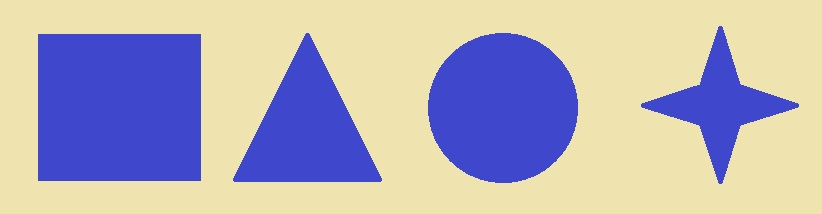
#> input picture sc-2015-master/p1_primeri/primer1/primer1_train.jpg, 822 x 214 px
$ jupyter execute --allow-errors geometrija.ipynb   (shell and % lines are left out)   (Python 2 division)   (older library calls are emulated)
#> lines starting #> are read from the running program, lines starting #| are printed output that depends on the picture; after the words box and inside, x2 and y2 are one past the last pixel; in counts of white or black regions, pixels touching at a corner belong together
[cell 1]
#import potrebnih biblioteka
import cv2
import collections
import numpy as np
import scipy as sc
import matplotlib.pyplot as plt
from scipy.spatial import distance

# k-means
from sklearn.cluster import KMeans

# keras
from keras.models import Sequential
from keras.layers.core import Dense,Activation
from keras.optimizers import SGD

import matplotlib.pylab as pylab
pylab.rcParams['figure.figsize'] = 16, 12 # za prikaz većih slika i plotova, zakomentarisati ako nije potrebno

[cell 2]
def load_image(path):
#> called with path = 'primer1_train.jpg'
    return cv2.cvtColor(cv2.imread(path), cv2.COLOR_BGR2RGB)
def image_gray(image):
    return cv2.cvtColor(image, cv2.COLOR_RGB2GRAY)
#> returned value: shape (214, 822)
def image_bin(image_gs):
    ret,image_bin = cv2.threshold(image_gs, 127, 255, cv2.THRESH_BINARY)
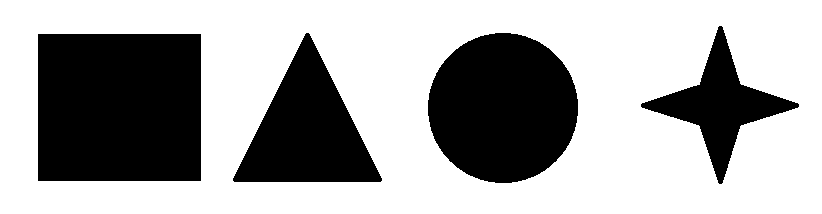
#> image_bin: shape (214, 822); 65.9% white; 4 black regions, box (x1, y1, x2, y2) and area: (38, 34, 201, 181) 23961, (428, 33, 578, 183) 17654, (233, 33, 382, 182) 11541, (641, 26, 799, 184) 6909
    return image_bin
def image_bin_adaptive(image_gs):
    image_bin = cv2.adaptiveThreshold(image_gs, 120, cv2.ADAPTIVE_THRESH_GAUSSIAN_C, cv2.THRESH_BINARY, 35, 10)
    return image_bin
def invert(image):
    return 255-image
def display_image(image, color= False):
    if color:
        plt.imshow(image)
    else:
        plt.imshow(image, 'gray')
def dilate(image):
    kernel = np.ones((3,3)) # strukturni element 3x3 blok
#> kernel = [[1, 1, 1], [1, 1, 1], [1, 1, 1]]
    return cv2.dilate(image, kernel, iterations=1)
#> returned value: shape (214, 822); 67.2% white; 4 black regions, box (x1, y1, x2, y2) and area: (39, 35, 200, 180) 23345, (429, 34, 577, 182) 17058, (234, 34, 381, 181) 10949, (642, 27, 798, 183) 6281
def erode(image):
    kernel = np.ones((3,3)) # strukturni element 3x3 blok
#> kernel = [[1, 1, 1], [1, 1, 1], [1, 1, 1]]
#> in invert, `return 255-image`: returned value: shape (214, 822); 34.1% white; 4 white regions
    return cv2.erode(image, kernel, iterations=1)

#Funkcionalnost implementirana u V2
def resize_region(region):
    resized = cv2.resize(region,(28,28), interpolation = cv2.INTER_NEAREST)
    return resized
def scale_to_range(image):
    return image / 255
def matrix_to_vector(image):
    return image.flatten()
def prepare_for_ann(regions):
    ready_for_ann = []
    for region in regions:
        ready_for_ann.append(matrix_to_vector(scale_to_range(region)))
    return ready_for_ann
def convert_output(outputs):
    return np.eye(len(outputs))
def winner(output):
    return max(enumerate(output), key=lambda x: x[1])[0]

[cell 3]
def select_roi(image_orig, image_bin):
    '''Oznaciti regione od interesa na originalnoj slici. (ROI = regions of interest)
        Za svaki region napraviti posebnu sliku dimenzija 28 x 28.
        Za označavanje regiona koristiti metodu cv2.boundingRect(contour).
        Kao povratnu vrednost vratiti originalnu sliku na kojoj su obeleženi regioni
        i niz slika koje predstavljaju regione sortirane po rastućoj vrednosti x ose
    '''
    img, contours, hierarchy = cv2.findContours(image_bin.copy(), cv2.RETR_EXTERNAL, cv2.CHAIN_APPROX_SIMPLE)
#> contours = 4 contours; box (x1, y1, x2, y2) and area: (38, 34, 201, 181) 23652, (428, 33, 578, 183) 17442, (233, 33, 382, 182) 11318, (641, 26, 799, 184) 6672
    regions = []
    props = []
    sizes = []
    for contour in contours:
        x,y,w,h = cv2.boundingRect(contour)
        region = image_bin[y:y+h+1,x:x+w+1];
        props.append((x, w*h, resize_region(region)))
        cv2.rectangle(image_orig,(x,y),(x+w,y+h),(0,255,0),2)
        cv2.drawContours(image_orig, contours, -1, (255,0,0), 1)
#> this loop made 4 passes
#> (x, y, w, h) on passes 2 to 4: (428, 33, 150, 150), (233, 33, 149, 149), (641, 26, 158, 158)
#> (contour, x, y, w, h) on pass 1: ([[38, 34], [38, 180], [200, 180], [200, 34]], 38, 34, 163, 147)
#> pass 1, in select_roi, `region = image_bin[y:y+h+1,x:x+w+1];`:
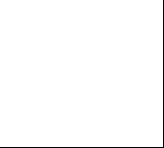
#> region: shape (148, 164); 98.7% white; black in thin lines or dots
#> after the loop:
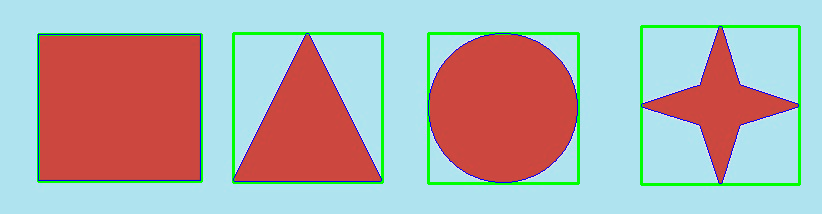
#> image_orig: shape (214, 822, 3); mean of channels 0, 1, 2 172.6, 174.3, 176.5; drawn as B, G, R
#> after the loop:
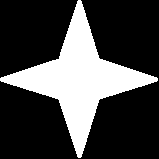
#> region: shape (159, 159); 27.3% white; 1 white region, box (x1, y1, x2, y2) and area: (0, 0, 158, 158) 6909
#> after the loop, props = 4 items
    props = sorted(props)

    #print [(y,x) for y,x,w,h,region in props]
    sizes = [size for x,size,region in props] #vraca povrsinu konture
#> sizes = [23961, 22201, 22500, 24964]
    regions = [region for x,size,region in props] #vraca region koji obuhvata kontura
#> regions = 4 items

    return image_orig, regions, sizes

[cell 4]
img = load_image('primer1_train.jpg')
img_inv = invert(erode(dilate(image_bin(image_gray(img)))))
display_image(img_inv)

[cell 5]
selected_reg,geometry,distances=select_roi(img.copy(), img_inv)
#> geometry = 4 items; distances = [23961, 22201, 22500, 24964]
display_image(selected_reg)
print len(geometry)
#| 4

[cell 6]
def create_ann(output):
    '''
    Implementirati veštačku neuronsku mrežu sa 28x28 ulaznih neurona i jednim skrivenim slojem od 128 neurona.
    Odrediti broj izlaznih neurona. Aktivaciona funkcija je sigmoid.
    '''
    ann = Sequential()
    # Postaviti slojeve neurona mreže 'ann'
    ann.add(Dense(128, input_dim=784, activation='sigmoid'))
    ann.add(Dense(output, activation='sigmoid'))
    return ann

# [12 lines left out: function train_ann, not called in this run]

[cell 7]
alfabet = ['quadric','triangle', 'circle' ,'star']
distances = np.array(distances).reshape(len(distances), 1)
k_means_test = KMeans(n_clusters=2, max_iter=2000, tol=0.00001, n_init=10)
k_means_test.fit(distances)
inputs = prepare_for_ann(geometry)
#> the loop in prepare_for_ann, `for region in regions:` made 4 passes
#> after the loop in prepare_for_ann, `for region in regions:`: ready_for_ann = 4 items
#> inputs = 4 items
outputs = convert_output(alfabet)
#> (the rest of this cell did not finish here and is left out)

ann = train_ann(ann, inputs, outputs)

[cell 8]
# [30 lines left out: function display_result, not called in this run]

[cell 9]
img_test = load_image('primer1_test.jpg')
#> call 2 of load_image, with path = 'primer1_test.jpg'
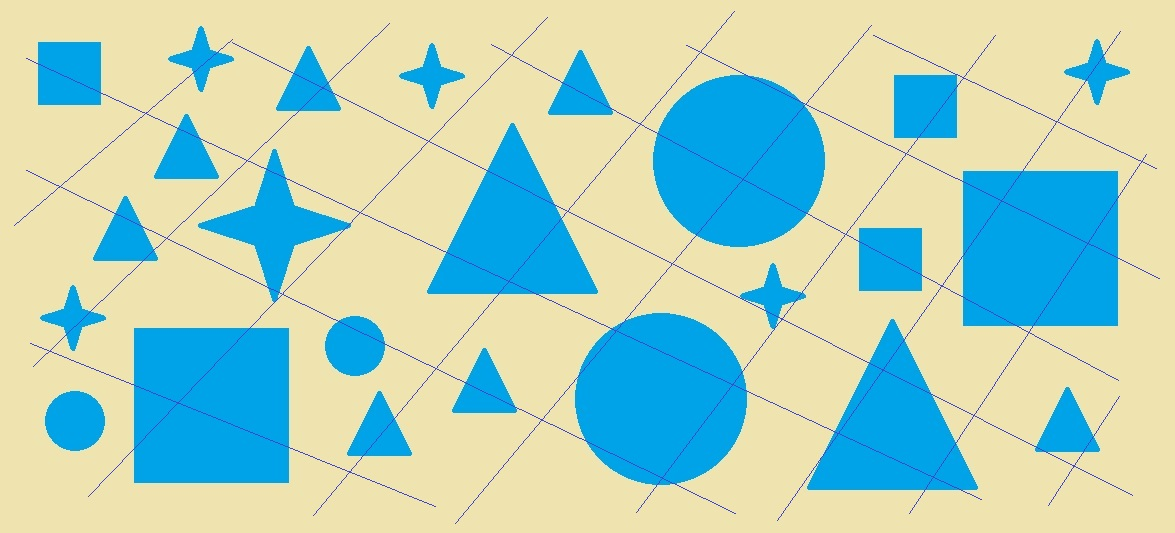
#> input picture sc-2015-master/p1_primeri/primer1/primer1_test.jpg, 1175 x 533 px
img_inv_test = invert(erode(erode(dilate(image_bin(image_gray(img_test))))))
#> in image_gray (call 2), `return cv2.cvtColor(image, cv2.COLOR_RGB2GRAY)`:
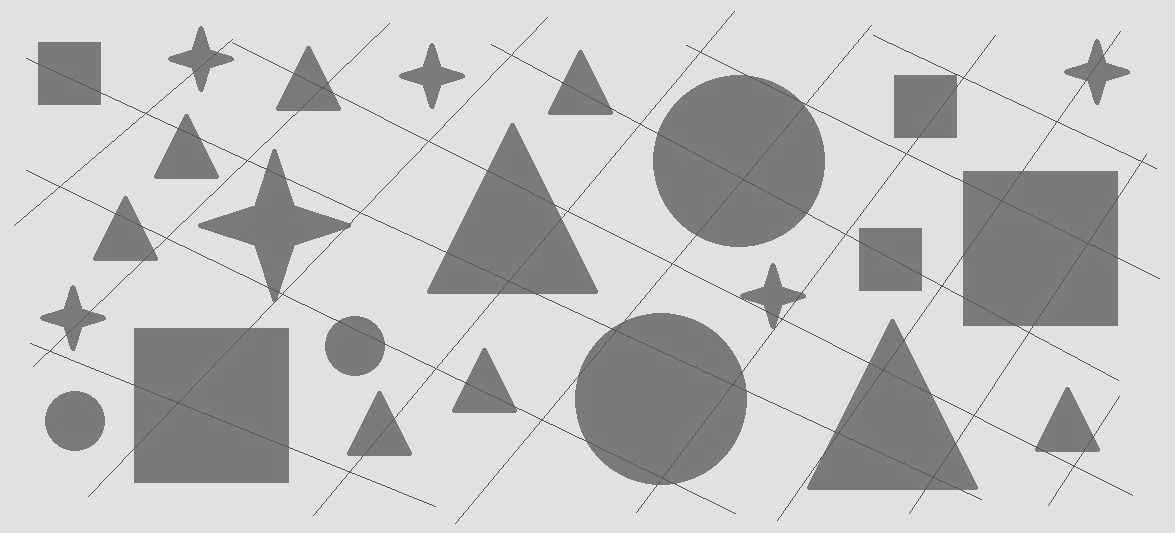
#> returned value: shape (533, 1175); min 76, max 238, mean 195.4
#> in image_bin (call 2), `ret,image_bin = cv2.threshold(image_gs, 127, 255, cv2.THRESH_BINARY)`: image_bin: shape (533, 1175); 71.8% white; 3 black regions, box (x1, y1, x2, y2) and area: (14, 11, 1160, 524) 172286, (45, 391, 105, 451) 2809, (399, 43, 465, 109) 1390
#> in dilate (call 2), `return cv2.dilate(image, kernel, iterations=1)`: returned value: shape (533, 1175); 74.6% white; 40 black regions (15 under 20 px), largest, box (x1, y1, x2, y2) and area: (135, 329, 288, 482) 23136, (964, 172, 1117, 325) 23127, (576, 314, 746, 484) 22094
#> in erode (call 2), `return cv2.erode(image, kernel, iterations=1)`: returned value: shape (533, 1175); 72.8% white; 25 black regions, largest, box (x1, y1, x2, y2) and area: (963, 171, 1118, 326) 23978, (134, 328, 289, 483) 23978, (575, 313, 747, 485) 23076
#> in erode (call 3), `return cv2.erode(image, kernel, iterations=1)`:
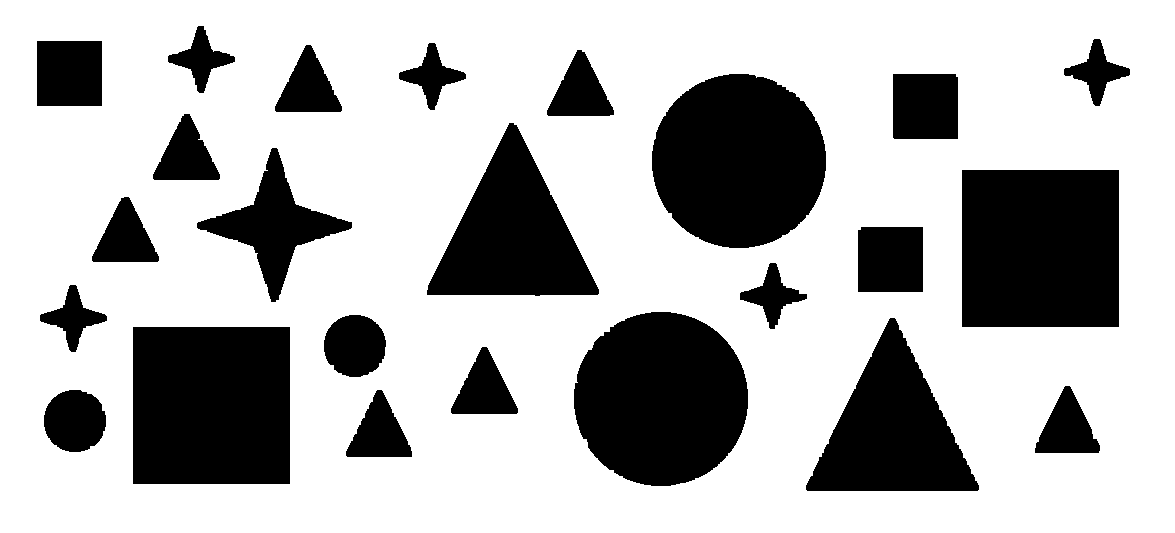
#> returned value: shape (533, 1175); 71.2% white; 24 black regions, largest, box (x1, y1, x2, y2) and area: (962, 170, 1119, 327) 24649, (133, 327, 290, 484) 24649, (652, 74, 826, 248) 23841
#> in invert (call 2), `return 255-image`: returned value: shape (533, 1175); 28.8% white; 24 white regions
display_image(img_inv_test)

[cell 10]
selected_reg,geometry_test,region_distances_test=select_roi(img_test.copy(), img_inv_test)
#> in select_roi (call 2), `img, contours, hierarchy = cv2.findContours(image_bin.copy(), cv2.RETR..`: contours = 24 contours; largest, box (x1, y1, x2, y2) and area: (133, 327, 290, 484) 24336, (962, 170, 1119, 327) 24336, (652, 74, 826, 248) 23580, (574, 312, 748, 486) 23572, (427, 123, 599, 296) 15540
#> the loop in select_roi (call 2), `for contour in contours:` made 24 passes
#> (x, y, w, h) on passes 1, 2, 3, 4, 6, 7, 8, 9, 10, 11, 12, 14: (346, 390, 66, 67), (44, 390, 62, 62), (1035, 386, 65, 67), (451, 347, 67, 67), (806, 318, 173, 173), (324, 315, 62, 62), (574, 312, 174, 174), (40, 285, 67, 67), (740, 263, 67, 66), (858, 227, 65, 65), (92, 197, 67, 65), (197, 148, 155, 154)
#> (contour, x, y, w, h) on passes 5, 13, 22: ([[133, 327], [133, 483], [289, 483], [289, 327]], 133, 327, 157, 157), ([[962, 170], [962, 326], [1118, 326], [1118, 170]], 962, 170, 157, 157), ([[37, 41], [37, 105], [101, 105], [101, 41]], 37, 41, 65, 65)
#> pass 1, in select_roi (call 2), `region = image_bin[y:y+h+1,x:x+w+1];`:
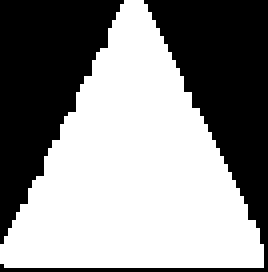
#> region: shape (68, 67) (shown 4 times larger); 55.6% white; 2 black regions, box (x1, y1, x2, y2) and area: (0, 0, 67, 68) 1043, (0, 0, 31, 61) 979
#> after the loop in select_roi (call 2), `for contour in contours:`:
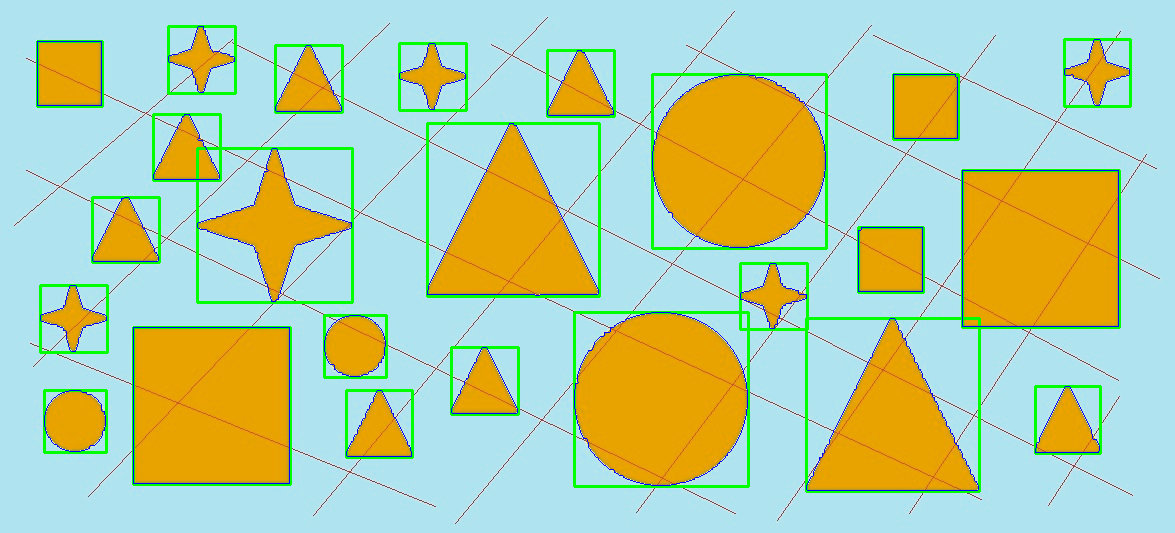
#> image_orig: shape (533, 1175, 3); mean of channels 0, 1, 2 164.7, 206.4, 181.4; drawn as B, G, R
#> after the loop in select_roi (call 2), `for contour in contours:`:
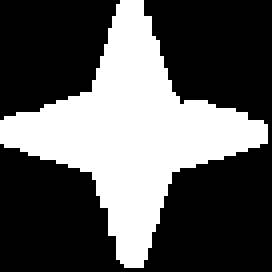
#> region: shape (68, 68) (shown 4 times larger); 35.3% white; 1 white region, box (x1, y1, x2, y2) and area: (0, 0, 67, 67) 1633
#> after the loop in select_roi (call 2), `for contour in contours:`: props = 24 items
#> in select_roi (call 2), `sizes = [size for x,size,region in props]`: sizes = [4225, 4489, 3844, 4355, 24649, 4422, 4489, 23870, 4489, 3844, 4422, 4489, 29756, 4489, 4422, 30276, 30276, 4422, 29929, 4225, 4225, 24649, 4355, 4422]
#> in select_roi (call 2), `regions = [region for x,size,region in props]`: regions = 24 items
#> geometry_test = 24 items; region_distances_test has the same summary as sizes in select_roi
display_image(selected_reg)
print len(geometry_test)
#| 24

[cell 11]
region_distances_test = np.array(region_distances_test).reshape(len(region_distances_test), 1)
#> region_distances_test = 24 values, max 30276 at index 15, min 3844 at index 2, mean 11126.4
k_means_test = KMeans(n_clusters=2, max_iter=2000, tol=0.00001, n_init=10)
k_means_test.fit(region_distances_test)
inputs_test = prepare_for_ann(geometry_test)
#> the loop in prepare_for_ann (call 2), `for region in regions:` made 24 passes
#> inputs_test = 24 items
#> (the rest of this cell did not finish here and is left out)
